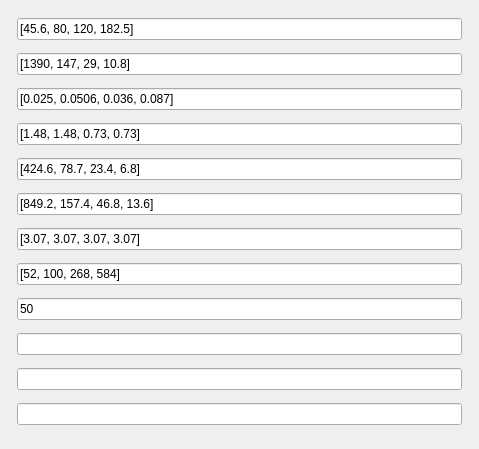
                                       <widget class="QWidget" name="scrollAreaWidgetContents_4">
                                        <property name="geometry">
                                         <rect>
                                          <x>0</x>
                                          <y>0</y>
                                          <width>479</width>
                                          <height>449</height>
                                         </rect>
                                        </property>
                                        <layout class="QGridLayout" name="gridLayout_31">
                                         <item row="1" column="0">
                                          <widget class="QLatexLabel" name="latexLabel_2" native="true">
                                           <property name="toolTip">
                                            <string>Beam current</string>
                                           </property>
                                           <property name="Text" stdset="0">
                                            <string>$I_0$</string>
                                           </property>
                                          </widget>
                                         </item>
                                         <item row="1" column="2">
                                          <widget class="QLatexLabel" name="latexLabel_19" native="true">
                                           <property name="Text" stdset="0">
                                            <string>$[\mathrm{mA}]$</string>
                                           </property>
                                          </widget>
                                         </item>
                                         <item row="1" column="1">
                                          <widget class="QLineEdit" name="le_I0">
                                           <property name="text">
                                            <string>[1390, 147, 29, 10.8]</string>
                                           </property>
                                          </widget>
                                         </item>
                                         <item row="0" column="2">
                                          <widget class="QLatexLabel" name="latexLabel_20" native="true">
                                           <property name="Text" stdset="0">
                                            <string>$[\mathrm{GeV}]$</string>
                                           </property>
                                          </widget>
                                         </item>
                                         <item row="4" column="0">
                                          <widget class="QLatexLabel" name="latexLabel_3" native="true">
                                           <property name="toolTip">
                                            <string>Longitudinal damping time</string>
                                           </property>
                                           <property name="Text" stdset="0">
                                            <string>$\tau_{z}$</string>
                                           </property>
                                          </widget>
                                         </item>
                                         <item row="3" column="2">
                                          <widget class="QLatexLabel" name="latexLabel_16" native="true">
                                           <property name="Text" stdset="0">
                                            <string>$[1e^{-5}]$</string>
                                           </property>
                                          </widget>
                                         </item>
                                         <item row="5" column="1">
                                          <widget class="QLineEdit" name="le_Tau_XY">
                                           <property name="text">
                                            <string>[849.2, 157.4, 46.8, 13.6]</string>
                                           </property>
                                          </widget>
                                         </item>
                                         <item row="4" column="2">
                                          <widget class="QLatexLabel" name="latexLabel_18" native="true">
                                           <property name="Text" stdset="0">
                                            <string>$[\mathrm{ms}]$</string>
                                           </property>
                                          </widget>
                                         </item>
                                         <item row="2" column="0">
                                          <widget class="QLatexLabel" name="latexLabel_8" native="true">
                                           <property name="toolTip">
                                            <string>Synchrotron oscillation tune</string>
                                           </property>
                                           <property name="Text" stdset="0">
                                            <string>$\nu_{s}$</string>
                                           </property>
                                          </widget>
                                         </item>
                                         <item row="2" column="1">
                                          <widget class="QLineEdit" name="le_Nu_S">
                                           <property name="text">
                                            <string>[0.025, 0.0506, 0.036, 0.087]</string>
                                           </property>
                                          </widget>
                                         </item>
                                         <item row="3" column="1">
                                          <widget class="QLineEdit" name="le_Alpha_P">
                                           <property name="text">
                                            <string>[1.48, 1.48, 0.73, 0.73]</string>
                                           </property>
                                          </widget>
                                         </item>
                                         <item row="3" column="0">
                                          <widget class="QLatexLabel" name="latexLabel_9" native="true">
                                           <property name="toolTip">
                                            <string>Momentum compaction factor</string>
                                           </property>
                                           <property name="Text" stdset="0">
                                            <string>$\alpha_{c}$</string>
                                           </property>
                                          </widget>
                                         </item>
                                         <item row="4" column="1">
                                          <widget class="QLineEdit" name="le_Tau_Z">
                                           <property name="text">
                                            <string>[424.6, 78.7, 23.4, 6.8]</string>
                                           </property>
                                          </widget>
                                         </item>
                                         <item row="10" column="2">
                                          <widget class="QLatexLabel" name="latexLabel_21" native="true">
                                           <property name="Text" stdset="0">
                                            <string>$[\mathrm{m}]$</string>
                                           </property>
                                          </widget>
                                         </item>
                                         <item row="12" column="1">
                                          <widget class="QLineEdit" name="le_Zth_Trans"/>
                                         </item>
                                         <item row="11" column="2">
                                          <widget class="QLatexLabel" name="latexLabel_7" native="true">
                                           <property name="Text" stdset="0">
                                            <string>$\mathrm{[k}\Omega\mathrm{]}$</string>
                                           </property>
                                          </widget>
                                         </item>
                                         <item row="10" column="0">
                                          <widget class="QLatexLabel" name="latexLabel_5" native="true">
                                           <property name="toolTip">
                                            <string>Beta function</string>
                                           </property>
                                           <property name="Text" stdset="0">
                                            <string>$\beta_{xy}$</string>
                                           </property>
                                          </widget>
                                         </item>
                                         <item row="5" column="0">
                                          <widget class="QLatexLabel" name="latexLabel_10" native="true">
                                           <property name="toolTip">
                                            <string>Transverse damping time</string>
                                           </property>
                                           <property name="Text" stdset="0">
                                            <string>$\tau_{xy}$</string>
                                           </property>
                                          </widget>
                                         </item>
                                         <item row="7" column="2">
                                          <widget class="QLatexLabel" name="latexLabel_17" native="true">
                                           <property name="Text" stdset="0">
                                            <string>$[\mathrm{kHz}]$</string>
                                           </property>
                                          </widget>
                                         </item>
                                         <item row="11" column="1">
                                          <widget class="QLineEdit" name="le_Zth_Long"/>
                                         </item>
                                         <item row="9" column="1">
                                          <widget class="QLineEdit" name="le_N_Cav">
                                           <property name="text">
                                            <string>[52, 100, 268, 584]</string>
                                           </property>
                                          </widget>
                                         </item>
                                         <item row="10" column="1">
                                          <widget class="QLineEdit" name="le_Beta_XY">
                                           <property name="minimumSize">
                                            <size>
                                             <width>75</width>
                                             <height>0</height>
                                            </size>
                                           </property>
                                           <property name="text">
                                            <string>50</string>
                                           </property>
                                          </widget>
                                         </item>
                                         <item row="5" column="2">
                                          <widget class="QLatexLabel" name="latexLabel_15" native="true">
                                           <property name="Text" stdset="0">
                                            <string>$[\mathrm{ms}]$</string>
                                           </property>
                                          </widget>
                                         </item>
                                         <item row="7" column="1">
                                          <widget class="QLineEdit" name="le_F_Rev">
                                           <property name="text">
                                            <string>[3.07, 3.07, 3.07, 3.07]</string>
                                           </property>
                                          </widget>
                                         </item>
                                         <item row="0" column="1">
                                          <widget class="QLineEdit" name="le_E0">
                                           <property name="text">
                                            <string>[45.6, 80, 120, 182.5]</string>
                                           </property>
                                          </widget>
                                         </item>
                                         <item row="9" column="0">
                                          <widget class="QLatexLabel" name="latexLabel_11" native="true">
                                           <property name="toolTip">
                                            <string>Number of cavities per beam</string>
                                           </property>
                                           <property name="Text" stdset="0">
                                            <string>$N_{\mathrm{cav}}$</string>
                                           </property>
                                          </widget>
                                         </item>
                                         <item row="12" column="2">
                                          <widget class="QLatexLabel" name="latexLabel_13" native="true">
                                           <property name="Text" stdset="0">
                                            <string>$\mathrm{[k}\Omega/\mathrm{m}]}$</string>
                                           </property>
                                          </widget>
                                         </item>
                                         <item row="11" column="0">
                                          <widget class="QLatexLabel" name="latexLabel_6" native="true">
                                           <property name="toolTip">
                                            <string>Longitudinal impedance threshold</string>
                                           </property>
                                           <property name="Text" stdset="0">
                                            <string>$Z_{\parallel, \mathrm{th}}$</string>
                                           </property>
                                          </widget>
                                         </item>
                                         <item row="0" column="0">
                                          <widget class="QLatexLabel" name="latexLabel" native="true">
                                           <property name="toolTip">
                                            <string>Beam energy</string>
                                           </property>
                                           <property name="Text" stdset="0">
                                            <string>$E_{0}$</string>
                                           </property>
                                          </widget>
                                         </item>
                                         <item row="7" column="0">
                                          <widget class="QLatexLabel" name="latexLabel_4" native="true">
                                           <property name="toolTip">
                                            <string>Frequency revolution</string>
                                           </property>
                                           <property name="Text" stdset="0">
                                            <string>$f_{\mathrm{rev}}$</string>
                                           </property>
                                          </widget>
                                         </item>
                                         <item row="12" column="0">
                                          <widget class="QLatexLabel" name="latexLabel_12" native="true">
                                           <property name="toolTip">
                                            <string>Transverse impedance threshold</string>
                                           </property>
                                           <property name="Text" stdset="0">
                                            <string>$Z_{\perp, \mathrm{th}}$</string>
                                           </property>
                                          </widget>
                                         </item>
                                         <item row="13" column="1">
                                          <widget class="QLineEdit" name="le_Threshold_Label">
                                           <property name="minimumSize">
                                            <size>
                                             <width>75</width>
                                             <height>0</height>
                                            </size>
                                           </property>
                                          </widget>
                                         </item>
                                         <item row="13" column="0">
                                          <widget class="QLatexLabel" name="latexLabel_14" native="true">
                                           <property name="Text" stdset="0">
                                            <string>$\mathrm{Label}$</string>
                                           </property>
                                          </widget>
                                         </item>
                                        </layout>
                                       </widget>
